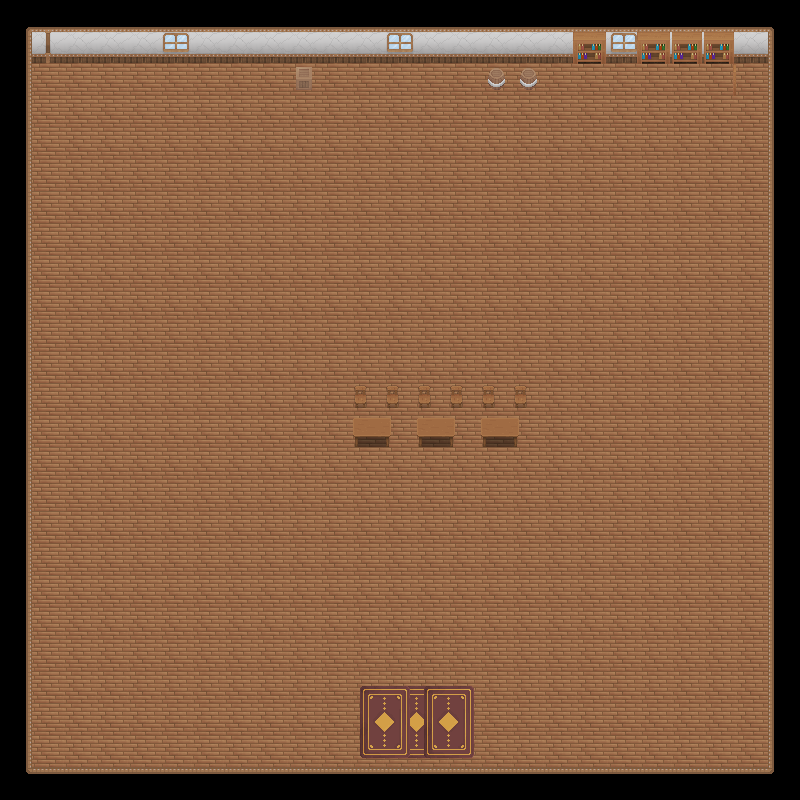

The image is a tile-based game level rendered from a .tmx file. Its description and complete source (layers, tilesets, objects, tile grids) follow:
An orthogonal 25x25 tile map with 32x32 px tiles, 3 tile layers (ground, furniture, furniture2) and 13 objects (12x collision, in_house_spawn).

<map version="1.8" tiledversion="1.8.6" orientation="orthogonal" renderorder="right-down" width="25" height="25" tilewidth="32" tileheight="32" infinite="0" nextlayerid="5" nextobjectid="15">
 <tileset firstgid="1" source="Fantasy Interior Tiles.tsx" />
 <layer id="1" name="ground" width="25" height="25">
  <data encoding="csv">
1,2,4,4,4,4,4,4,4,4,4,4,4,4,4,4,4,4,4,4,4,4,4,4,5,
9,10,12,12,12,11,12,12,12,12,12,12,11,12,12,12,12,12,12,11,12,12,12,12,13,
17,18,18,18,18,18,18,18,18,18,18,18,18,18,18,18,18,18,18,18,18,18,18,20,21,
25,26,18,18,18,18,18,18,18,18,18,18,18,18,18,18,18,18,18,18,18,18,18,20,21,
17,18,18,18,18,18,18,18,18,18,18,18,18,18,18,18,18,18,18,18,18,18,18,20,21,
25,26,18,18,18,18,18,18,18,18,18,18,18,18,18,18,18,18,18,18,18,18,18,20,21,
17,18,18,18,18,18,18,18,18,18,18,18,18,18,18,18,18,18,18,18,18,18,18,20,21,
25,26,18,18,18,18,18,18,18,18,18,18,18,18,18,18,18,18,18,18,18,18,18,20,21,
17,18,18,18,18,18,18,18,18,18,18,18,18,18,18,18,18,18,18,18,18,18,18,20,21,
25,26,18,18,18,18,18,18,18,18,18,18,18,18,18,18,18,18,18,18,18,18,18,20,21,
17,18,18,18,18,18,18,18,18,18,18,18,18,18,18,18,18,18,18,18,18,18,18,20,21,
25,26,18,18,18,18,18,18,18,18,18,18,18,18,18,18,18,18,18,18,18,18,18,20,21,
17,18,18,18,18,18,18,18,18,18,18,18,18,18,18,18,18,18,18,18,18,18,18,20,21,
25,26,18,18,18,18,18,18,18,18,18,18,18,18,18,18,18,18,18,18,18,18,18,20,21,
17,18,18,18,18,18,18,18,18,18,18,18,18,18,18,18,18,18,18,18,18,18,18,20,21,
25,26,18,18,18,18,18,18,18,18,18,18,18,18,18,18,18,18,18,18,18,18,18,20,21,
17,18,18,18,18,18,18,18,18,18,18,18,18,18,18,18,18,18,18,18,18,18,18,20,21,
25,26,18,18,18,18,18,18,18,18,18,18,18,18,18,18,18,18,18,18,18,18,18,20,21,
17,18,18,18,18,18,18,18,18,18,18,18,18,18,18,18,18,18,18,18,18,18,18,20,21,
25,26,18,18,18,18,18,18,18,18,18,18,18,18,18,18,18,18,18,18,18,18,18,20,21,
17,18,18,18,18,18,18,18,18,18,18,18,18,18,18,18,18,18,18,18,18,18,18,20,21,
25,26,18,18,18,18,18,18,18,18,18,18,18,18,18,18,18,18,18,18,18,18,18,20,21,
17,18,18,18,18,18,18,18,18,18,18,18,18,18,18,18,18,18,18,18,18,18,18,20,21,
25,26,28,28,28,28,28,28,28,28,28,28,28,28,28,28,28,28,28,28,28,28,28,28,29,
33,34,36,36,36,36,36,36,36,36,36,36,36,36,36,36,36,36,36,36,36,36,36,36,37
</data>
 </layer>
 <layer id="2" name="furniture" width="25" height="25">
  <data encoding="csv">
0,0,0,0,0,0,0,0,0,0,0,0,0,0,0,0,0,0,0,0,0,0,0,0,0,
0,0,0,0,0,0,0,0,0,0,0,0,0,0,0,0,0,39,40,39,40,40,40,0,0,
0,0,0,0,0,0,0,0,0,16,0,0,0,0,0,15,15,0,0,0,0,0,39,0,0,
0,0,0,0,0,0,0,0,0,0,0,0,0,0,0,0,0,0,0,0,0,0,0,0,0,
0,0,0,0,0,0,0,0,0,0,0,0,0,0,0,0,0,0,0,0,0,0,0,0,0,
0,0,0,0,0,0,0,0,0,0,0,0,0,0,0,0,0,0,0,0,0,0,0,0,0,
0,0,0,0,0,0,0,0,0,0,0,0,0,0,0,0,0,0,0,0,0,0,0,0,0,
0,0,0,0,0,0,0,0,0,0,0,0,0,0,0,0,0,0,0,0,0,0,0,0,0,
0,0,0,0,0,0,0,0,0,0,0,0,0,0,0,0,0,0,0,0,0,0,0,0,0,
0,0,0,0,0,0,0,0,0,0,0,0,0,0,0,0,0,0,0,0,0,0,0,0,0,
0,0,0,0,0,0,0,0,0,0,0,0,0,0,0,0,0,0,0,0,0,0,0,0,0,
0,0,0,0,0,0,0,0,0,0,0,0,0,0,0,0,0,0,0,0,0,0,0,0,0,
0,0,0,0,0,0,0,0,0,0,0,24,24,24,24,24,24,0,0,0,0,0,0,0,0,
0,0,0,0,0,0,0,0,0,0,0,0,0,0,0,0,0,0,0,0,0,0,0,0,0,
0,0,0,0,0,0,0,0,0,0,0,0,0,0,0,0,0,0,0,0,0,0,0,0,0,
0,0,0,0,0,0,0,0,0,0,0,0,0,0,0,0,0,0,0,0,0,0,0,0,0,
0,0,0,0,0,0,0,0,0,0,0,0,0,0,0,0,0,0,0,0,0,0,0,0,0,
0,0,0,0,0,0,0,0,0,0,0,0,0,0,0,0,0,0,0,0,0,0,0,0,0,
0,0,0,0,0,0,0,0,0,0,0,0,0,0,0,0,0,0,0,0,0,0,0,0,0,
0,0,0,0,0,0,0,0,0,0,0,0,0,0,0,0,0,0,0,0,0,0,0,0,0,
0,0,0,0,0,0,0,0,0,0,0,0,0,0,0,0,0,0,0,0,0,0,0,0,0,
0,0,0,0,0,0,0,0,0,0,0,2684354622,2684354622,2684354614,0,0,0,0,0,0,0,0,0,0,0,
0,0,0,0,0,0,0,0,0,0,0,2684354623,2684354623,2684354615,0,0,0,0,0,0,0,0,0,0,0,
0,0,0,0,0,0,0,0,0,0,0,2684354624,2684354624,2684354616,0,0,0,0,0,0,0,0,0,0,0,
0,0,0,0,0,0,0,0,0,0,0,0,0,0,0,0,0,0,0,0,0,0,0,0,0
</data>
 </layer>
 <layer id="3" name="furniture2" width="25" height="25">
  <data encoding="csv">
0,0,0,0,0,0,0,0,0,0,0,0,0,0,0,0,0,0,0,0,0,0,0,0,0,
0,0,0,0,0,0,0,0,0,0,0,0,0,0,0,0,0,0,0,0,0,0,0,0,0,
0,0,0,0,0,0,0,0,0,0,0,0,0,0,0,0,0,0,0,0,0,0,0,0,0,
0,0,0,0,0,0,0,0,0,0,0,0,0,0,0,0,0,0,0,0,0,0,0,0,0,
0,0,0,0,0,0,0,0,0,0,0,0,0,0,0,0,0,0,0,0,0,0,0,0,0,
0,0,0,0,0,0,0,0,0,0,0,0,0,0,0,0,0,0,0,0,0,0,0,0,0,
0,0,0,0,0,0,0,0,0,0,0,0,0,0,0,0,0,0,0,0,0,0,0,0,0,
0,0,0,0,0,0,0,0,0,0,0,0,0,0,0,0,0,0,0,0,0,0,0,0,0,
0,0,0,0,0,0,0,0,0,0,0,0,0,0,0,0,0,0,0,0,0,0,0,0,0,
0,0,0,0,0,0,0,0,0,0,0,0,0,0,0,0,0,0,0,0,0,0,0,0,0,
0,0,0,0,0,0,0,0,0,0,0,0,0,0,0,0,0,0,0,0,0,0,0,0,0,
0,0,0,0,0,0,0,0,0,0,0,0,0,0,0,0,0,0,0,0,0,0,0,0,0,
0,0,0,0,0,0,0,0,0,0,0,0,0,0,0,0,0,0,0,0,0,0,0,0,0,
0,0,0,0,0,0,0,0,0,0,0,30,31,30,31,30,31,0,0,0,0,0,0,0,0,
0,0,0,0,0,0,0,0,0,0,0,0,0,0,0,0,0,0,0,0,0,0,0,0,0,
0,0,0,0,0,0,0,0,0,0,0,0,0,0,0,0,0,0,0,0,0,0,0,0,0,
0,0,0,0,0,0,0,0,0,0,0,0,0,0,0,0,0,0,0,0,0,0,0,0,0,
0,0,0,0,0,0,0,0,0,0,0,0,0,0,0,0,0,0,0,0,0,0,0,0,0,
0,0,0,0,0,0,0,0,0,0,0,0,0,0,0,0,0,0,0,0,0,0,0,0,0,
0,0,0,0,0,0,0,0,0,0,0,0,0,0,0,0,0,0,0,0,0,0,0,0,0,
0,0,0,0,0,0,0,0,0,0,0,0,0,0,0,0,0,0,0,0,0,0,0,0,0,
0,0,0,0,0,0,0,0,0,0,0,2684354622,2684354614,2684354622,2684354614,0,0,0,0,0,0,0,0,0,0,
0,0,0,0,0,0,0,0,0,0,0,2684354623,2684354615,2684354623,2684354615,0,0,0,0,0,0,0,0,0,0,
0,0,0,0,0,0,0,0,0,0,0,2684354624,2684354616,2684354624,2684354616,0,0,0,0,0,0,0,0,0,0,
0,0,0,0,0,0,0,0,0,0,0,0,0,0,0,0,0,0,0,0,0,0,0,0,0
</data>
 </layer>
 <objectgroup id="4" name="object">
  <object id="1" type="collision" x="-2" y="768" width="801" height="31" />
  <object id="2" type="collision" x="768" y="1" width="31" height="765" />
  <object id="3" type="collision" x="1" y="0" width="795" height="30" />
  <object id="4" type="collision" x="-1" y="-1" width="31" height="797" />
  <object id="5" type="collision" x="353" y="416" width="37" height="28" />
  <object id="6" type="collision" x="418" y="418" width="36" height="24" />
  <object id="7" type="collision" x="478" y="415" width="38" height="27" />
  <object id="8" type="collision" x="355" y="387" width="174" height="20" />
  <object id="9" type="collision" x="27" y="15" width="739" height="47" />
  <object id="10" type="collision" x="297" y="68" width="12" height="19" />
  <object id="11" type="collision" x="486" y="69" width="52" height="18" />
  <object id="13" name="house_exit" type="collision" x="358" y="743" width="117" height="20" />
  <object id="14" name="in_house_spawn" x="417" y="673.294">
   <point />
  </object>
 </objectgroup>
</map>
